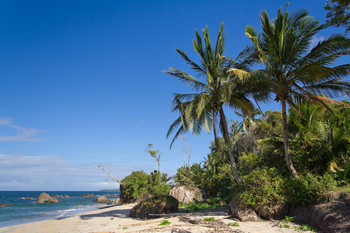
#> input picture OpenCV/images/beach.png, 350 x 233 px
$ jupyter execute --allow-errors images.ipynb   (shell and % lines are left out)
#> lines starting #> are read from the running program, lines starting #| are printed output that depends on the picture
[cell 1]
import numpy as np
from PIL import Image
import matplotlib
import matplotlib.pyplot as plt
import cv2

[cell 2]
img = Image.open("../images/beach.png")
#> img is the input picture: PIL image 350x233 RGB; mean R, G, B 78.6, 110.4, 136

[cell 3]
img

[cell 4]
img_mat = matplotlib.image.imread("../images/beach.png") # RGB
img_mat.shape
#> Out = (233, 350, 3)

[cell 5]
r = img_mat[:,:,0]
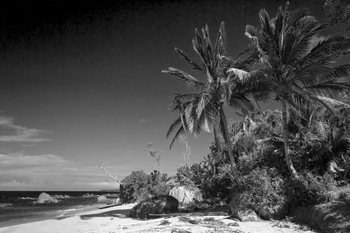
#> r: shape (233, 350) float32; min 0, max 1, mean 0.308
g = img_mat[:,:,1]
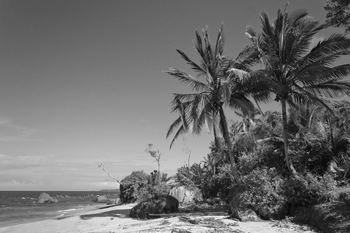
#> g: shape (233, 350) float32; min 0.0157, max 0.984, mean 0.433
b = img_mat[:,:,2]
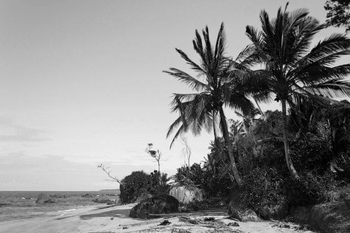
#> b: shape (233, 350) float32; min 0, max 0.988, mean 0.533

[cell 6]
plt.figure(figsize=(10,6))
plt.subplot(1,3,1)
plt.imshow(r, cmap='gray'); #cmap='gray'
plt.subplot(1,3,2)
plt.imshow(g, cmap='gray');
plt.subplot(1,3,3)
plt.imshow(b, cmap='gray');
plt.show()
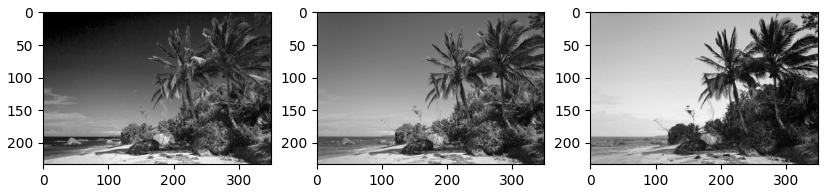
#> figure drawn by matplotlib, 3 panels

[cell 7]
img_cv = cv2.imread("../images/beach.png")
img_cv.shape # BGR
#> Out = (233, 350, 3)

[cell 8]
plt.imshow(img_cv)

**Values or Pixles**

[cell 9]
arr = np.arange(0,100,1)
arr.shape

[cell 10]
arr1 = arr.reshape((10,10))
arr1

#> (a cell that did not finish here is left out)

[cell 12]
arr2 = np.random.randint(0, 150, (10,10))
arr2

[cell 13]
plt.imshow(arr2, cmap='gray');
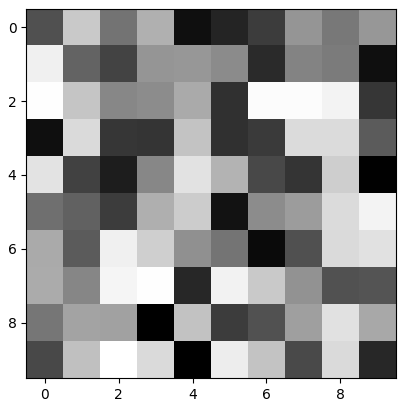
#> figure drawn by matplotlib, 1 panel

[cell 14]
# convert to grayscale
gray = cv2.cvtColor(img_cv, cv2.COLOR_BGR2GRAY)
plt.imshow(gray, cmap='gray');

[cell 15]
slice_cv = gray[0:10, 0:10]
plt.imshow(slice_cv, cmap='gray');
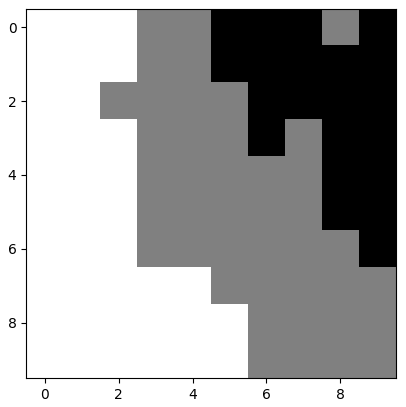
#> figure drawn by matplotlib, 1 panel

$ run again, with OpenCV/images/coins.png copied over OpenCV/images/beach.png
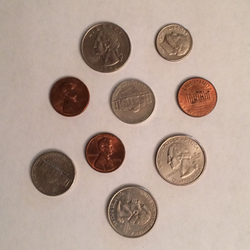
#> input picture OpenCV/images/coins.png, 250 x 250 px
#> img is the input picture: PIL image 250x250 RGB; mean R, G, B 180.7, 159.9, 147.7
#> `b = img_mat[:,:,2]`:
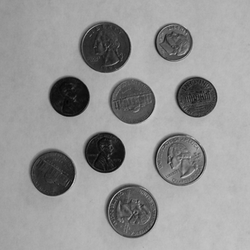
#> b: shape (250, 250) float32; min 0.00784, max 0.784, mean 0.579
#> `[cell 15] slice_cv = gray[0:10, 0:10] plt.imshow(slice_cv, cmap='gray');`:
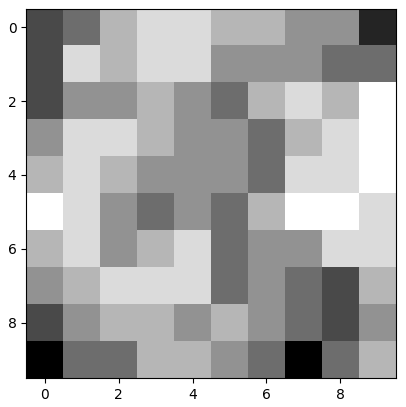
#> figure drawn by matplotlib, 1 panel
